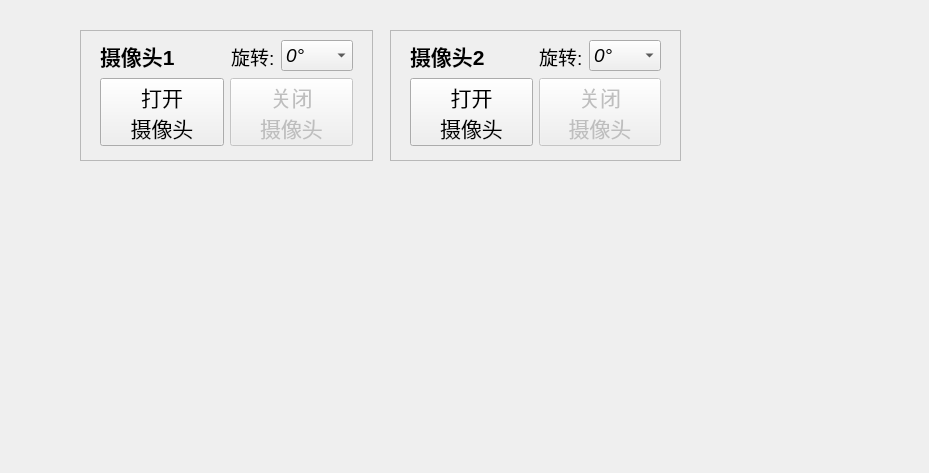
<?xml version="1.0" encoding="UTF-8"?>
<ui version="4.0">
 <class>ImageView</class>
 <widget class="QWidget" name="ImageView">
  <property name="geometry">
   <rect>
    <x>0</x>
    <y>0</y>
    <width>929</width>
    <height>473</height>
   </rect>
  </property>
  <property name="windowTitle">
   <string>Form</string>
  </property>
  <widget class="QFrame" name="frame_2">
   <property name="geometry">
    <rect>
     <x>390</x>
     <y>30</y>
     <width>291</width>
     <height>131</height>
    </rect>
   </property>
   <property name="frameShape">
    <enum>QFrame::StyledPanel</enum>
   </property>
   <property name="frameShadow">
    <enum>QFrame::Raised</enum>
   </property>
   <widget class="QWidget" name="">
    <property name="geometry">
     <rect>
      <x>20</x>
      <y>10</y>
      <width>251</width>
      <height>106</height>
     </rect>
    </property>
    <layout class="QVBoxLayout" name="verticalLayout_3">
     <item>
      <layout class="QHBoxLayout" name="horizontalLayout_5">
       <item>
        <widget class="QLabel" name="label_4">
         <property name="font">
          <font>
           <pointsize>16</pointsize>
           <weight>75</weight>
           <bold>true</bold>
          </font>
         </property>
         <property name="text">
          <string>摄像头2</string>
         </property>
        </widget>
       </item>
       <item>
        <spacer name="horizontalSpacer_2">
         <property name="orientation">
          <enum>Qt::Horizontal</enum>
         </property>
         <property name="sizeHint" stdset="0">
          <size>
           <width>37</width>
           <height>17</height>
          </size>
         </property>
        </spacer>
       </item>
       <item>
        <widget class="QLabel" name="label_2">
         <property name="font">
          <font>
           <pointsize>14</pointsize>
          </font>
         </property>
         <property name="text">
          <string>旋转:</string>
         </property>
        </widget>
       </item>
       <item>
        <widget class="QComboBox" name="comboCamera2Rotate">
         <property name="font">
          <font>
           <pointsize>14</pointsize>
           <italic>true</italic>
          </font>
         </property>
         <item>
          <property name="text">
           <string>0°</string>
          </property>
         </item>
         <item>
          <property name="text">
           <string>90°</string>
          </property>
         </item>
         <item>
          <property name="text">
           <string>180°</string>
          </property>
         </item>
         <item>
          <property name="text">
           <string>270°</string>
          </property>
         </item>
        </widget>
       </item>
      </layout>
     </item>
     <item>
      <layout class="QHBoxLayout" name="horizontalLayout_6">
       <item>
        <widget class="QPushButton" name="openCamera2Button">
         <property name="font">
          <font>
           <pointsize>16</pointsize>
          </font>
         </property>
         <property name="text">
          <string>打开
摄像头</string>
         </property>
        </widget>
       </item>
       <item>
        <widget class="QPushButton" name="closeCamera2Button">
         <property name="enabled">
          <bool>false</bool>
         </property>
         <property name="font">
          <font>
           <pointsize>16</pointsize>
          </font>
         </property>
         <property name="text">
          <string>关闭
摄像头</string>
         </property>
        </widget>
       </item>
      </layout>
     </item>
    </layout>
   </widget>
  </widget>
  <widget class="QFrame" name="frame">
   <property name="geometry">
    <rect>
     <x>80</x>
     <y>30</y>
     <width>293</width>
     <height>131</height>
    </rect>
   </property>
   <property name="frameShape">
    <enum>QFrame::StyledPanel</enum>
   </property>
   <property name="frameShadow">
    <enum>QFrame::Raised</enum>
   </property>
   <widget class="QWidget" name="">
    <property name="geometry">
     <rect>
      <x>20</x>
      <y>10</y>
      <width>253</width>
      <height>106</height>
     </rect>
    </property>
    <layout class="QVBoxLayout" name="verticalLayout">
     <item>
      <layout class="QHBoxLayout" name="horizontalLayout">
       <item>
        <widget class="QLabel" name="label_3">
         <property name="font">
          <font>
           <pointsize>16</pointsize>
           <weight>75</weight>
           <bold>true</bold>
          </font>
         </property>
         <property name="text">
          <string>摄像头1</string>
         </property>
        </widget>
       </item>
       <item>
        <spacer name="horizontalSpacer">
         <property name="orientation">
          <enum>Qt::Horizontal</enum>
         </property>
         <property name="sizeHint" stdset="0">
          <size>
           <width>40</width>
           <height>20</height>
          </size>
         </property>
        </spacer>
       </item>
       <item>
        <widget class="QLabel" name="label">
         <property name="font">
          <font>
           <pointsize>14</pointsize>
          </font>
         </property>
         <property name="text">
          <string>旋转:</string>
         </property>
        </widget>
       </item>
       <item>
        <widget class="QComboBox" name="comboCamera1Rotate">
         <property name="font">
          <font>
           <pointsize>14</pointsize>
           <italic>true</italic>
          </font>
         </property>
         <property name="currentIndex">
          <number>0</number>
         </property>
         <item>
          <property name="text">
           <string>0°</string>
          </property>
         </item>
         <item>
          <property name="text">
           <string>90°</string>
          </property>
         </item>
         <item>
          <property name="text">
           <string>180°</string>
          </property>
         </item>
         <item>
          <property name="text">
           <string>270°</string>
          </property>
         </item>
        </widget>
       </item>
      </layout>
     </item>
     <item>
      <layout class="QHBoxLayout" name="horizontalLayout_4">
       <item>
        <widget class="QPushButton" name="openCamera1Button">
         <property name="font">
          <font>
           <pointsize>16</pointsize>
          </font>
         </property>
         <property name="text">
          <string>打开
摄像头</string>
         </property>
        </widget>
       </item>
       <item>
        <widget class="QPushButton" name="closeCamera1Button">
         <property name="enabled">
          <bool>false</bool>
         </property>
         <property name="font">
          <font>
           <pointsize>16</pointsize>
          </font>
         </property>
         <property name="text">
          <string>关闭
摄像头</string>
         </property>
        </widget>
       </item>
      </layout>
     </item>
    </layout>
   </widget>
  </widget>
 </widget>
 <resources/>
 <connections/>
</ui>
